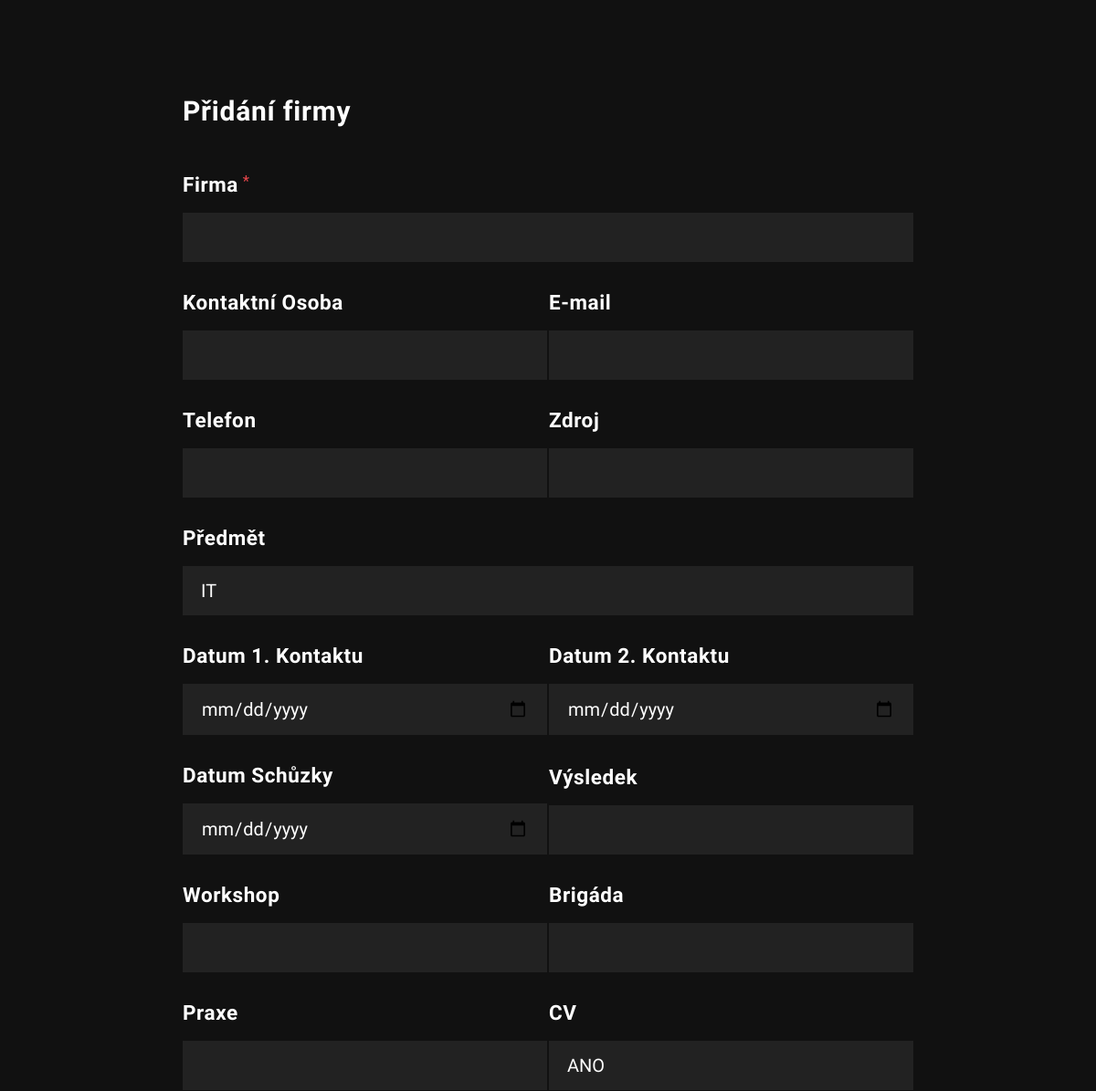
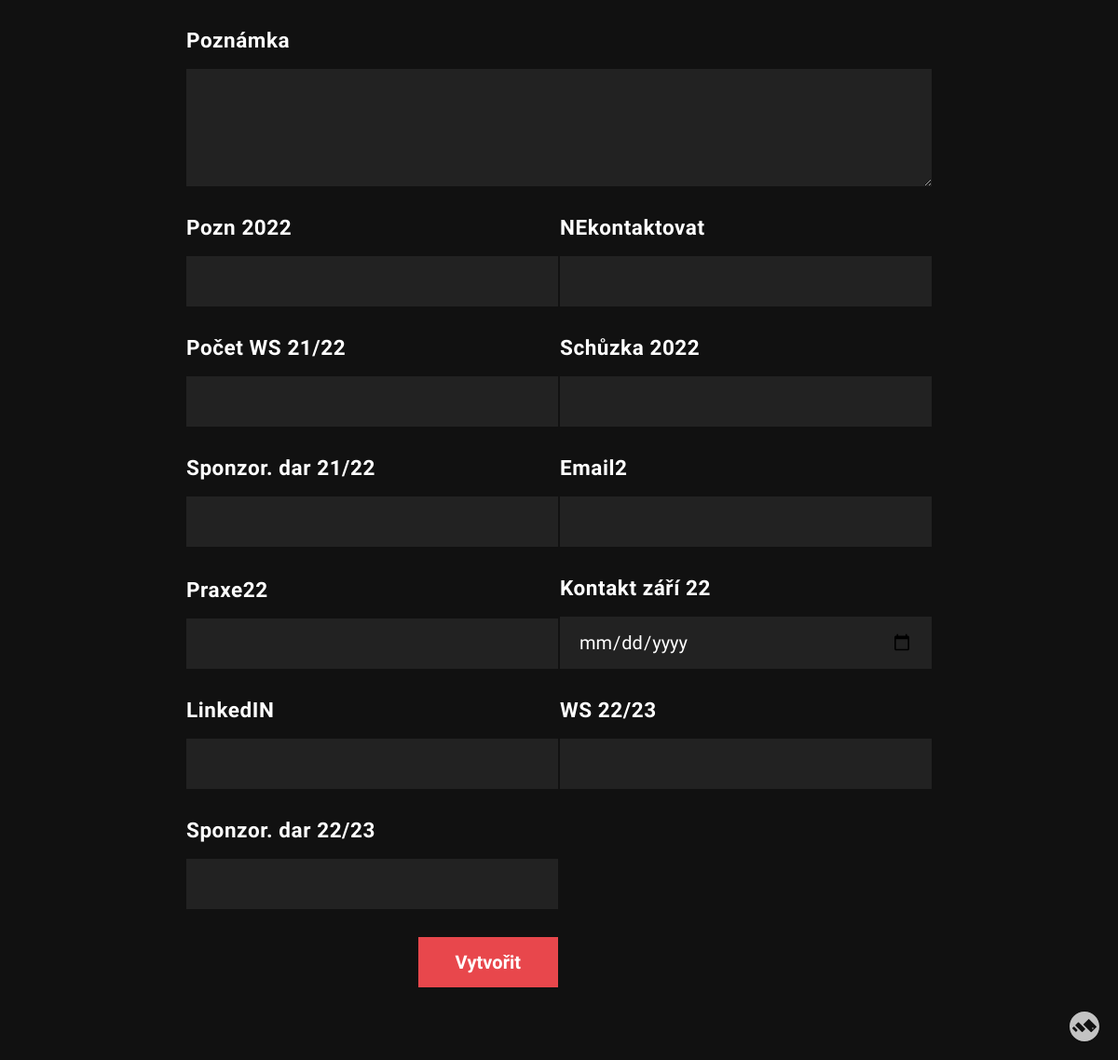
/firms/insertFirmForm.php (signed in), run on the app's committed database (2 pictures, top to bottom).
### tables this page shows
CREATE TABLE `columns` (
  `id` int(11) NOT NULL AUTO_INCREMENT,
  `name` varchar(500) NOT NULL,
  `type` int(11) NOT NULL,
  PRIMARY KEY (`id`)
);

### firms/insertFirmForm.php (the view, shortened to what this page needs)
<html lang="en" class=""><head>
<link rel="stylesheet" href="https://cdnjs.cloudflare.com/ajax/libs/normalize/5.0.0/normalize.min.css">
</head>
<body>
  <form action="insertFirm.php" method="POST" class="form">
    <p class="field">
      <h2 class="label" style="font-size:30px">Přidání firmy</h2>
    </p>
  <p class="field required">
    <label class="label required" for="name">Firma</label>
    <input class="text-input" id="name" name="name" required="" type="text" value="">
  </p>
  <p class="field half">
    <label class="label" for="surname">Kontaktní Osoba</label>
    <input class="text-input" name="surname" type="text">
  </p>
  <p class="field half">
    <label class="label" for="email">E-mail</label>
    <input class="text-input" name="email" type="email">
  </p>
  <p class="field half">
    <label class="label" for="phone">Telefon</label>
    <input class="text-input" name="phone" type="tel" value="">
  </p>
  <p class="field half">
    <label class="label" for="source">Zdroj</label>
    <input class="text-input" name="source" type="text">
  </p>
  <div class="field">
    <label class="label">Předmět</label>
    <select class="select" name="subject_id-">
      <?php
      include_once("../conn.php");
      $sql = "SELECT id, name FROM subject";
      $result = $conn->query($sql);
      if ($result->num_rows > 0) {
        while($row = $result->fetch_assoc()) {
         ?>
         <option value="<?php echo $row["id"]; ?>"><?php echo $row["name"]; ?></option>
         <?php
        }
      }
      ?>
    </select>
  </div>
  <div class="field half">
    <label class="label">Datum 1. Kontaktu</label>
    <input class="text-input" name="date_of_contact" type="date">
  </div>
  <div class="field half">
    <label class="label">Datum 2. Kontaktu</label>
    <input class="text-input"name="date_of_2_contact" type="date">
  </div>
  <div class="field half">
    <label class="label">Datum Schůzky</label>
    <input class="text-input" name="date_of_meeting" type="date">
  </div>
  <div class="field half">
    <label class="label">Výsledek</label>
    <input class="text-input" name="result" type="text">
  </div>
  <div class="field half">
    <label class="label">Workshop</label>
    <input class="text-input" name="workshop" type="text">
  </div>
  <div class="field half">
    <label class="label">Brigáda</label>
    <input class="text-input" name="brigade" type="text">
  </div>
  <div class="field half">
    <label class="label">Praxe</label>
    <input class="text-input" name="practice" type="text">
  </div>
 <div class="field half">
    <label class="label">CV</label>
    <select class="select" name="cv-">
      <option value="1">ANO</option>
    </select>
  </div>
  <p class="field">
    <label class="label" for="about">Poznámka</label>
    <textarea class="textarea" cols="50" id="about" name="note" rows="4"></textarea>
  </p>
<?php
$sql = "SELECT columns.name, columns.id, type_of_column.type from columns inner join type_of_column on columns.type = type_of_column.id";
$result = $conn->query($sql);
if ($result->num_rows > 0) {
  while($row = $result->fetch_assoc()) {
    ?>
    <p class="field half">
    <label class="label"><?php echo $row["name"]; ?></label>
    <input class="text-input column" name="<?php echo "c".$row["id"]; ?>" type="<?php echo $row["type"]; ?>">
  </p>
    <?php
  }
}
?>
<p class="field half">
    <input class="button" type="submit" value="Vytvořit">
  </p>
</form>
  <a href="https://codepen.io/mican/" target="_blank" class="mM"></a>
</body></html>

### firms/insertFirmForm.php (style rules this page uses)
html { -webkit-font-smoothing: antialiased; }
body { background-color: #111111; font-family: "Titillium Web", sans-serif; }
@media screen and (min-width: 40em) { body { font-size: 1.25em; } }
.form .button, .form .message, .customSelect, .form .select, .form .textarea, .form .text-input, .form .option-input + label, .form .checkbox-input + label, .form .label { padding: 0.75em 1em; -webkit-appearance: none; -moz-appearance: none; appearance: none; outline: none; line-height: normal; border-radius: 0; border: none; background: none; display: block; }
.form .label { font-weight: bold; color: white; padding-top: 0; padding-left: 0; letter-spacing: 0.025em; font-size: 1.125em; line-height: 1.25; position: relative; z-index: 100; }
.required .form .label:after, .form .required .label:after { content: " *"; color: #E8474C; font-weight: normal; font-size: 0.75em; vertical-align: top; }
.customSelect, .form .select, .form .textarea, .form .text-input, .form .option-input + label, .form .checkbox-input + label { font: inherit; line-height: normal; width: 100%; box-sizing: border-box; background: #222222; color: white; position: relative; }
.customSelect:placeholder, .form .select:placeholder, .form .textarea:placeholder, .form .text-input:placeholder, .form .option-input + label:placeholder, .form .checkbox-input + label:placeholder { color: white; }
.form .button { font: inherit; line-height: normal; cursor: pointer; background: #E8474C; color: white; font-weight: bold; width: auto; margin-left: auto; font-weight: bold; padding-left: 2em; padding-right: 2em; }
body { padding: 2em; }
.form { max-width: 40em; margin: 0 auto; position: relative; display: flex; flex-flow: row wrap; justify-content: space-between; align-items: flex-end; }
.form .field { width: 100%; margin: 0 0 1.5em 0; }
@media screen and (min-width: 40em) { .form .field.half { width: calc(50% - 1px); } }
.form .textarea { max-width: 100%; }
.form .select { text-indent: 0.01px; text-overflow: "" !important; }
.mM { display:block;border-radius:50%;box-shadow:0 1px 3px rgba(0, 0, 0, 0.12), 0 1px 2px rgba(0, 0, 0, 0.24);position:fixed;bottom:1em;right:1em;-webkit-transform-origin:50% 50%;transform-origin:50% 50%;-webkit-transition:all 240ms ease-in-out;transition:all 240ms ease-in-out;z-index:9999;opacity:0.75 }
.mM svg { display:block }

### data on the page
columns: name "Pozn 2022"
columns: name "NEkontaktovat"
columns: name "Počet WS 21/22"
columns: name "Schůzka 2022"
columns: name "Sponzor. dar 21/22"
columns: name "Email2"
columns: name "Praxe22"
columns: name "Kontakt září 22"
columns: name "LinkedIN"
columns: name "WS 22/23"
columns: name "Sponzor. dar 22/23"

### other printed values
form field subject_id- "IT"
